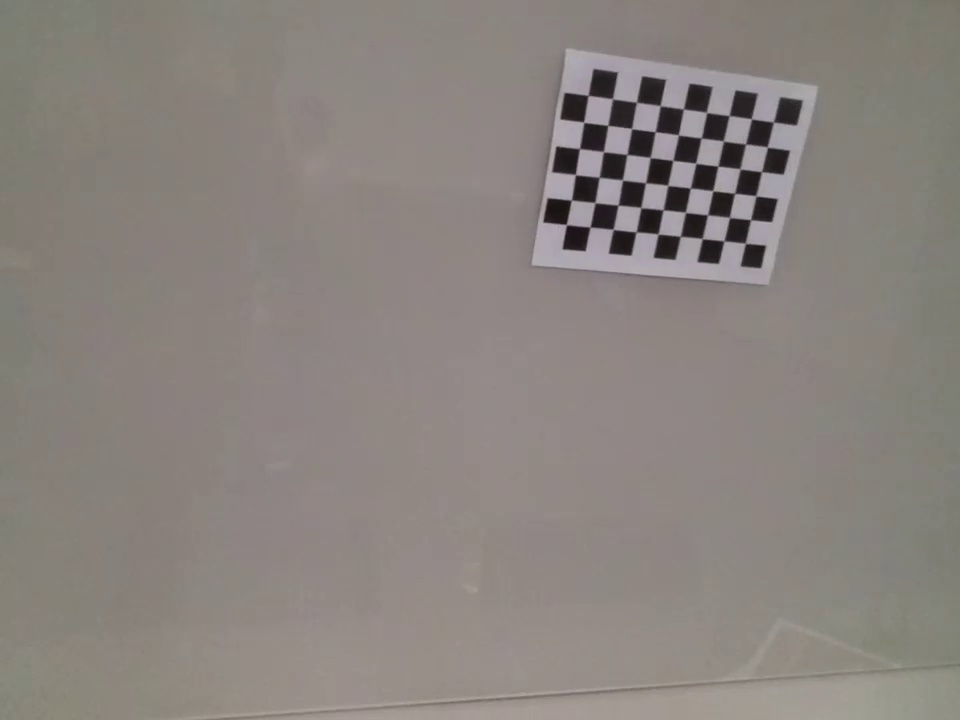
#> input picture reference_images/calibration_images/tello_image2.jpg, 960 x 720 px, found by its file name
$ python apply_calibration_matrix.py
#> lines starting #> are read from the running program, lines starting #| are printed output that depends on the picture
import cv2
import numpy as np
import yaml

#open the calibration matrix file
with open('calibration_matrix.yaml') as f:
    yaml_file = yaml.safe_load(f)
    camera_matrix = np.array(yaml_file['camera_matrix'])
    dist_coeff = np.array(yaml_file['dist_coeff'])

img = cv2.imread('calibration_images/tello_image2.jpg')
#> img is the input picture: shape (720, 960, 3); mean B, G, R 126.3, 131.3, 137.9
cv2.imshow('original', img)

def undistort_img(img, matrix, dist):
    """Undistort an image using the calibration matrix and distortion coefficients

    Args:
        img (np.array): Image to undistort
        matrx (np.array): Calibration matrix
        dist (np.array): Distortion coefficients

    Returns:
        np.array: Undistorted image
    """
    unwarped = cv2.undistort(img, matrix, dist, None, matrix)
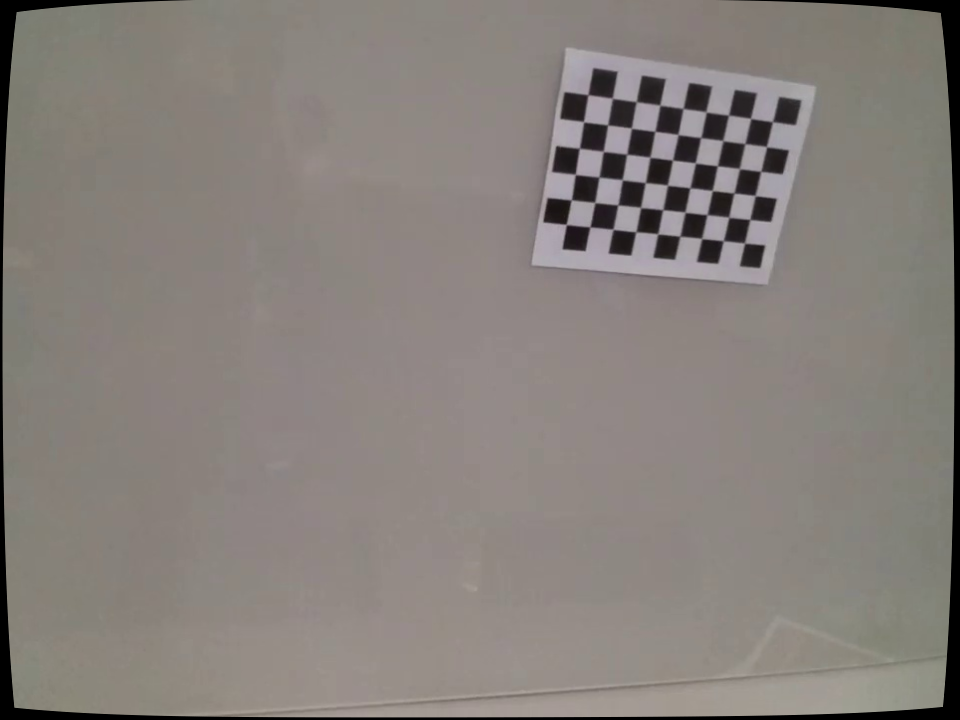
#> unwarped: shape (720, 960, 3); mean B, G, R 123.2, 128, 134.5
    cv2.imshow('undistorted', unwarped)
    return unwarped
undistorted = undistort_img(img, camera_matrix, dist_coeff)
cv2.imshow('undistorted', undistorted)
cv2.waitKey(0)


$ run again, with reference_images/calibration_images/tello_image0.jpg copied over reference_images/calibration_images/tello_image2.jpg
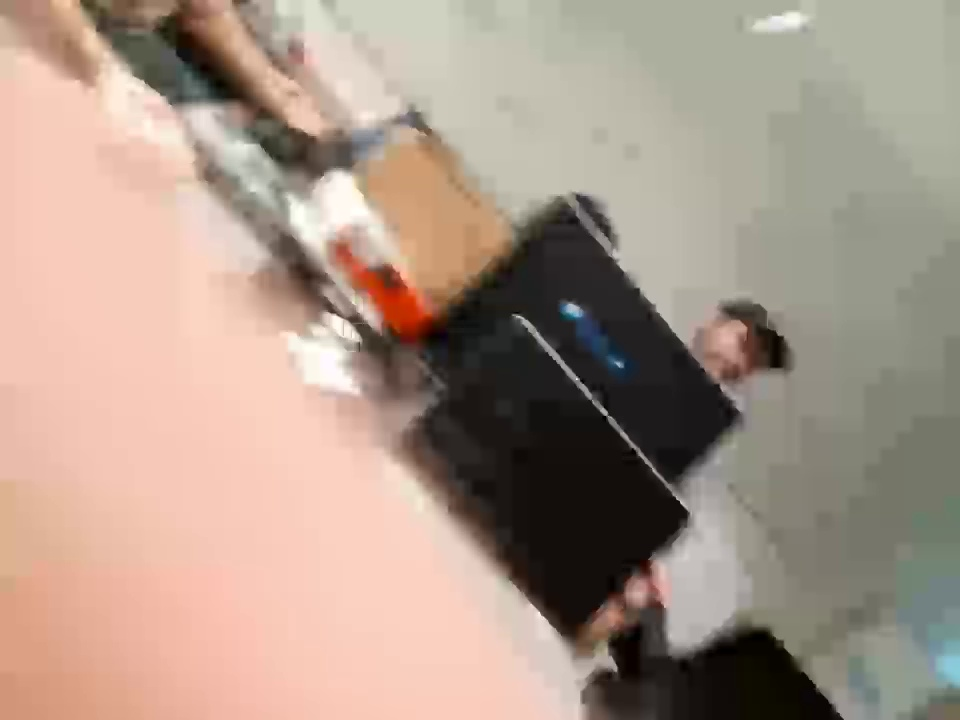
#> input picture reference_images/calibration_images/tello_image0.jpg, 960 x 720 px, found by its file name
#> img is the input picture: shape (720, 960, 3); mean B, G, R 137.3, 151, 170.6
#> in undistort_img, `unwarped = cv2.undistort(img, matrix, dist, None, matrix)`:
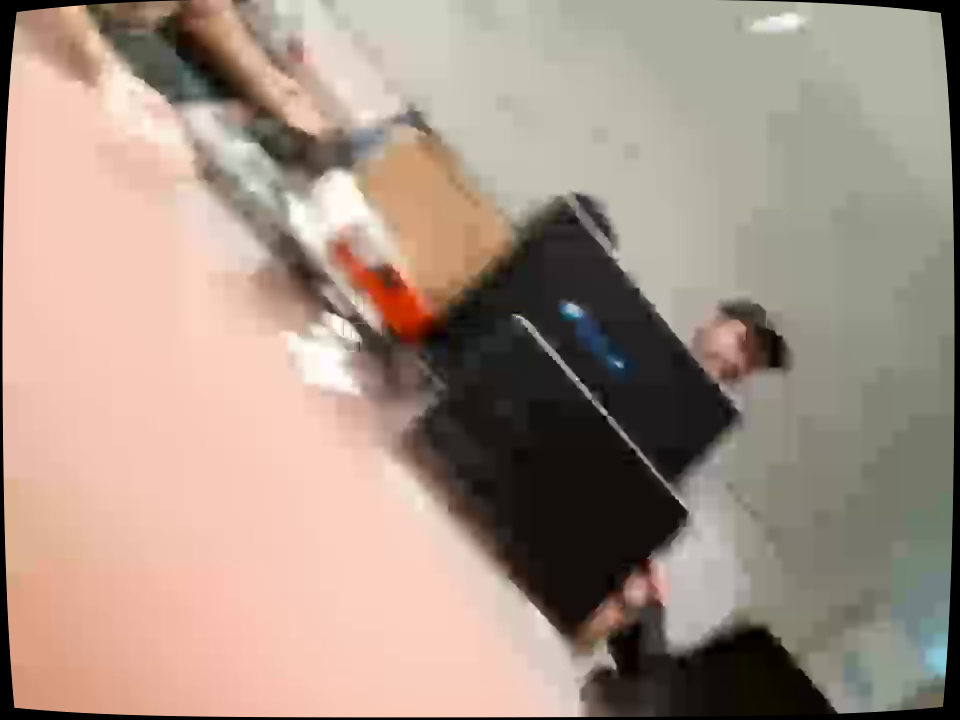
#> unwarped: shape (720, 960, 3); mean B, G, R 133.8, 147.2, 166.2

$ run again, with reference_images/calibration_images/tello_image1.jpg copied over reference_images/calibration_images/tello_image2.jpg
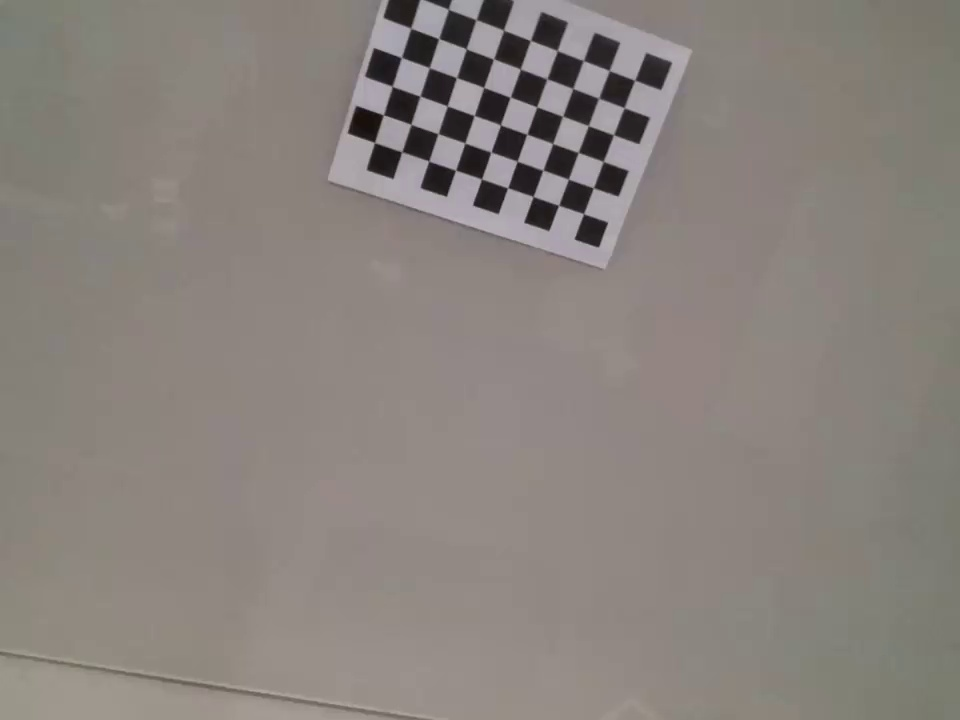
#> input picture reference_images/calibration_images/tello_image1.jpg, 960 x 720 px, found by its file name
#> img is the input picture: shape (720, 960, 3); mean B, G, R 125.2, 130.5, 137.4
#> in undistort_img, `unwarped = cv2.undistort(img, matrix, dist, None, matrix)`:
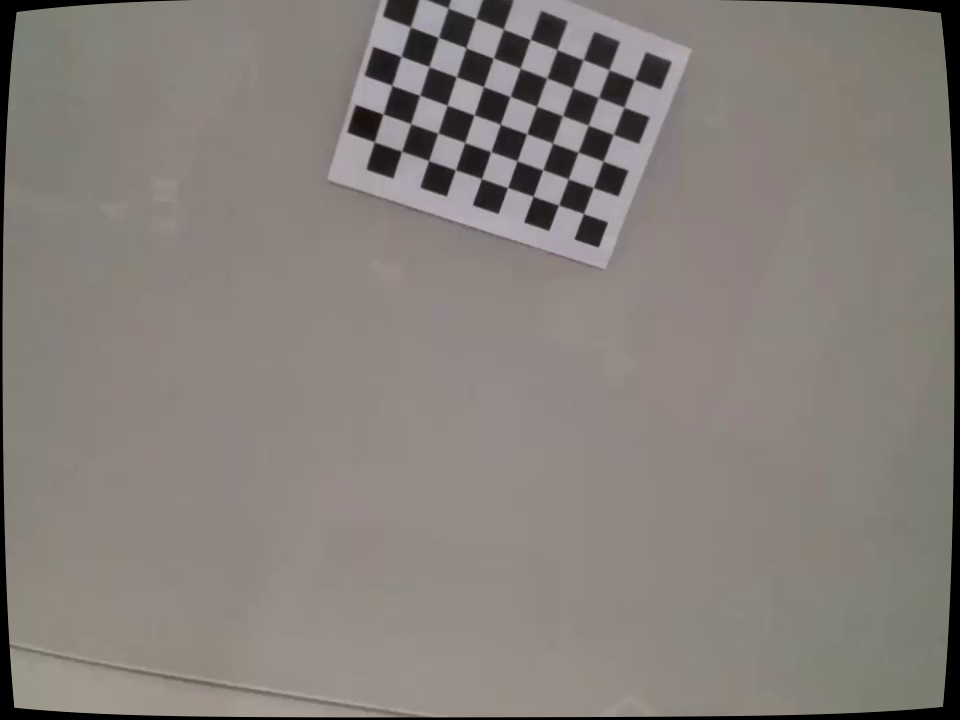
#> unwarped: shape (720, 960, 3); mean B, G, R 122.1, 127.2, 134.1

$ run again, with reference_images/calibration_images/tello_image10.jpg copied over reference_images/calibration_images/tello_image2.jpg
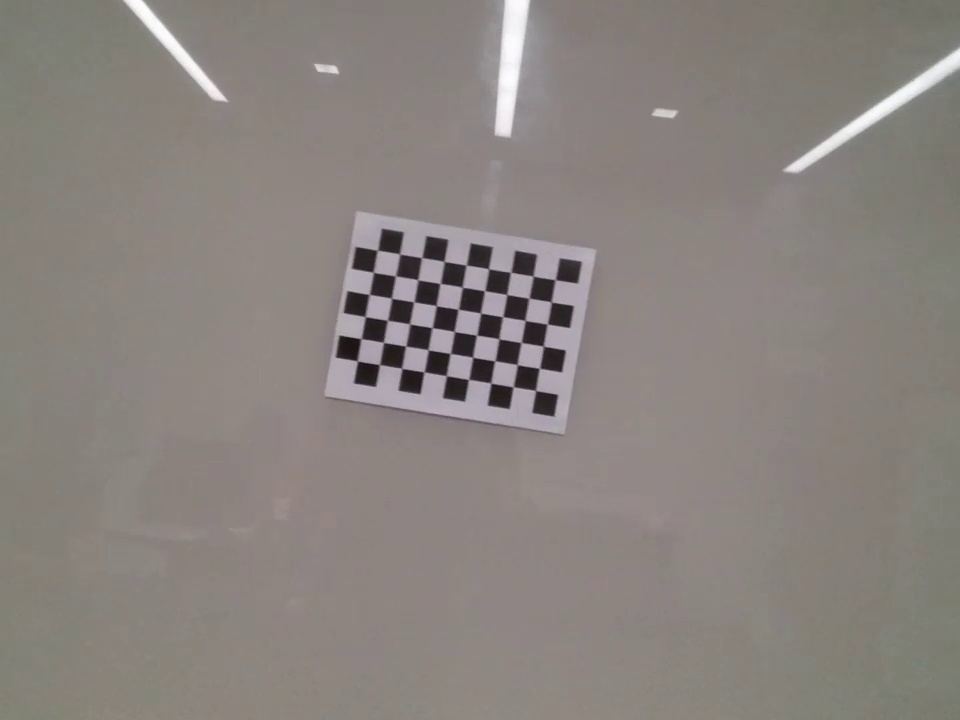
#> input picture reference_images/calibration_images/tello_image10.jpg, 960 x 720 px, found by its file name
#> img is the input picture: shape (720, 960, 3); mean B, G, R 126.4, 130.9, 137.4
#> in undistort_img, `unwarped = cv2.undistort(img, matrix, dist, None, matrix)`:
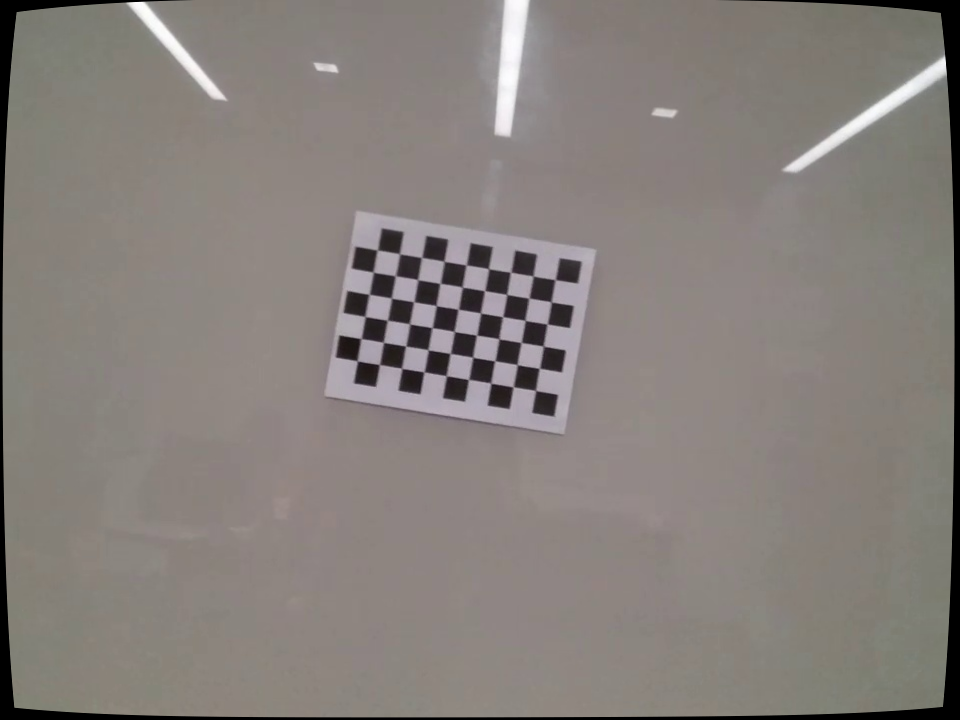
#> unwarped: shape (720, 960, 3); mean B, G, R 123.3, 127.6, 134.1
